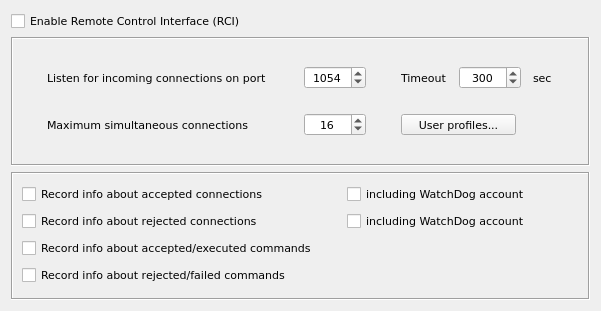
<?xml version="1.0" encoding="UTF-8"?>
<ui version="4.0">
 <class>RciOptionsWidget</class>
 <widget class="QWidget" name="RciOptionsWidget">
  <property name="geometry">
   <rect>
    <x>0</x>
    <y>0</y>
    <width>601</width>
    <height>311</height>
   </rect>
  </property>
  <property name="font">
   <font>
    <family>DejaVu Sans</family>
    <pointsize>8</pointsize>
   </font>
  </property>
  <property name="windowTitle">
   <string>RCI</string>
  </property>
  <layout class="QVBoxLayout" name="verticalLayout">
   <item>
    <widget class="QCheckBox" name="chkRciOptionsEnable">
     <property name="text">
      <string>Enable Remote Control Interface (RCI)</string>
     </property>
    </widget>
   </item>
   <item>
    <widget class="QFrame" name="frameSpinBox">
     <property name="frameShape">
      <enum>QFrame::Box</enum>
     </property>
     <property name="frameShadow">
      <enum>QFrame::Sunken</enum>
     </property>
     <layout class="QGridLayout" name="gridLayout_2" columnstretch="0,0,0" columnminimumwidth="0,0,0">
      <property name="horizontalSpacing">
       <number>10</number>
      </property>
      <item row="0" column="0">
       <widget class="QLabel" name="lblListenForIncomingConnectionsPort">
        <property name="sizePolicy">
         <sizepolicy hsizetype="Maximum" vsizetype="Preferred">
          <horstretch>0</horstretch>
          <verstretch>0</verstretch>
         </sizepolicy>
        </property>
        <property name="text">
         <string>Listen for incoming connections on port </string>
        </property>
       </widget>
      </item>
      <item row="0" column="1">
       <widget class="QSpinBox" name="spinIncomingConnectionsPort">
        <property name="sizePolicy">
         <sizepolicy hsizetype="Maximum" vsizetype="Fixed">
          <horstretch>0</horstretch>
          <verstretch>0</verstretch>
         </sizepolicy>
        </property>
        <property name="alignment">
         <set>Qt::AlignCenter</set>
        </property>
        <property name="minimum">
         <number>1</number>
        </property>
        <property name="maximum">
         <number>65535</number>
        </property>
        <property name="value">
         <number>1054</number>
        </property>
       </widget>
      </item>
      <item row="0" column="2">
       <layout class="QHBoxLayout" name="horizontalLayout">
        <property name="spacing">
         <number>12</number>
        </property>
        <item>
         <widget class="QLabel" name="lblTimeout">
          <property name="sizePolicy">
           <sizepolicy hsizetype="Maximum" vsizetype="Preferred">
            <horstretch>0</horstretch>
            <verstretch>0</verstretch>
           </sizepolicy>
          </property>
          <property name="text">
           <string>Timeout</string>
          </property>
         </widget>
        </item>
        <item>
         <widget class="QSpinBox" name="spinTimeout">
          <property name="sizePolicy">
           <sizepolicy hsizetype="Preferred" vsizetype="Fixed">
            <horstretch>0</horstretch>
            <verstretch>0</verstretch>
           </sizepolicy>
          </property>
          <property name="alignment">
           <set>Qt::AlignCenter</set>
          </property>
          <property name="correctionMode">
           <enum>QAbstractSpinBox::CorrectToPreviousValue</enum>
          </property>
          <property name="maximum">
           <number>36000</number>
          </property>
          <property name="value">
           <number>300</number>
          </property>
         </widget>
        </item>
        <item>
         <widget class="QLabel" name="label_37">
          <property name="sizePolicy">
           <sizepolicy hsizetype="Maximum" vsizetype="Preferred">
            <horstretch>0</horstretch>
            <verstretch>0</verstretch>
           </sizepolicy>
          </property>
          <property name="text">
           <string>sec</string>
          </property>
         </widget>
        </item>
       </layout>
      </item>
      <item row="1" column="0">
       <widget class="QLabel" name="lblMaximumSimultaneousConnections">
        <property name="text">
         <string>Maximum simultaneous connections</string>
        </property>
       </widget>
      </item>
      <item row="1" column="1">
       <widget class="QSpinBox" name="spinMaximumSimultaneousConnections">
        <property name="sizePolicy">
         <sizepolicy hsizetype="Preferred" vsizetype="Fixed">
          <horstretch>0</horstretch>
          <verstretch>0</verstretch>
         </sizepolicy>
        </property>
        <property name="alignment">
         <set>Qt::AlignCenter</set>
        </property>
        <property name="minimum">
         <number>1</number>
        </property>
        <property name="maximum">
         <number>128</number>
        </property>
        <property name="value">
         <number>16</number>
        </property>
       </widget>
      </item>
      <item row="1" column="2">
       <widget class="QToolButton" name="btnUserProfile">
        <property name="sizePolicy">
         <sizepolicy hsizetype="Maximum" vsizetype="Fixed">
          <horstretch>0</horstretch>
          <verstretch>0</verstretch>
         </sizepolicy>
        </property>
        <property name="text">
         <string>   User profiles...   </string>
        </property>
        <property name="icon">
         <iconset resource="../../qHostMonitor.qrc">
          <normaloff>:/img/users.png</normaloff>:/img/users.png</iconset>
        </property>
        <property name="iconSize">
         <size>
          <width>16</width>
          <height>16</height>
         </size>
        </property>
        <property name="popupMode">
         <enum>QToolButton::DelayedPopup</enum>
        </property>
        <property name="toolButtonStyle">
         <enum>Qt::ToolButtonTextBesideIcon</enum>
        </property>
        <property name="autoRaise">
         <bool>false</bool>
        </property>
       </widget>
      </item>
     </layout>
    </widget>
   </item>
   <item>
    <widget class="QFrame" name="frameRecordsChecked">
     <property name="enabled">
      <bool>true</bool>
     </property>
     <property name="frameShape">
      <enum>QFrame::Box</enum>
     </property>
     <property name="frameShadow">
      <enum>QFrame::Sunken</enum>
     </property>
     <layout class="QGridLayout" name="gridLayout">
      <property name="horizontalSpacing">
       <number>30</number>
      </property>
      <item row="0" column="1">
       <widget class="QCheckBox" name="chkIncludingWatchDogAccount_1">
        <property name="text">
         <string>including WatchDog account</string>
        </property>
       </widget>
      </item>
      <item row="3" column="0">
       <widget class="QCheckBox" name="chkRecordInfoRejectedCommands">
        <property name="text">
         <string>Record info about rejected/failed commands</string>
        </property>
       </widget>
      </item>
      <item row="2" column="0">
       <widget class="QCheckBox" name="chkRecordInfoAcceptedCommands">
        <property name="text">
         <string>Record info about accepted/executed commands</string>
        </property>
       </widget>
      </item>
      <item row="0" column="0">
       <widget class="QCheckBox" name="chkRecordInfoAcceptedConnections">
        <property name="text">
         <string>Record info about accepted connections</string>
        </property>
       </widget>
      </item>
      <item row="1" column="0">
       <widget class="QCheckBox" name="chkRecordInfoRejectedConnections">
        <property name="text">
         <string>Record info about rejected connections</string>
        </property>
       </widget>
      </item>
      <item row="1" column="1">
       <widget class="QCheckBox" name="chkIncludingWatchDogAccount_2">
        <property name="text">
         <string>including WatchDog account</string>
        </property>
       </widget>
      </item>
     </layout>
    </widget>
   </item>
  </layout>
 </widget>
 <resources>
  <include location="../../qHostMonitor.qrc"/>
  <include location="../../qHostMonitor.qrc"/>
 </resources>
 <connections/>
</ui>
